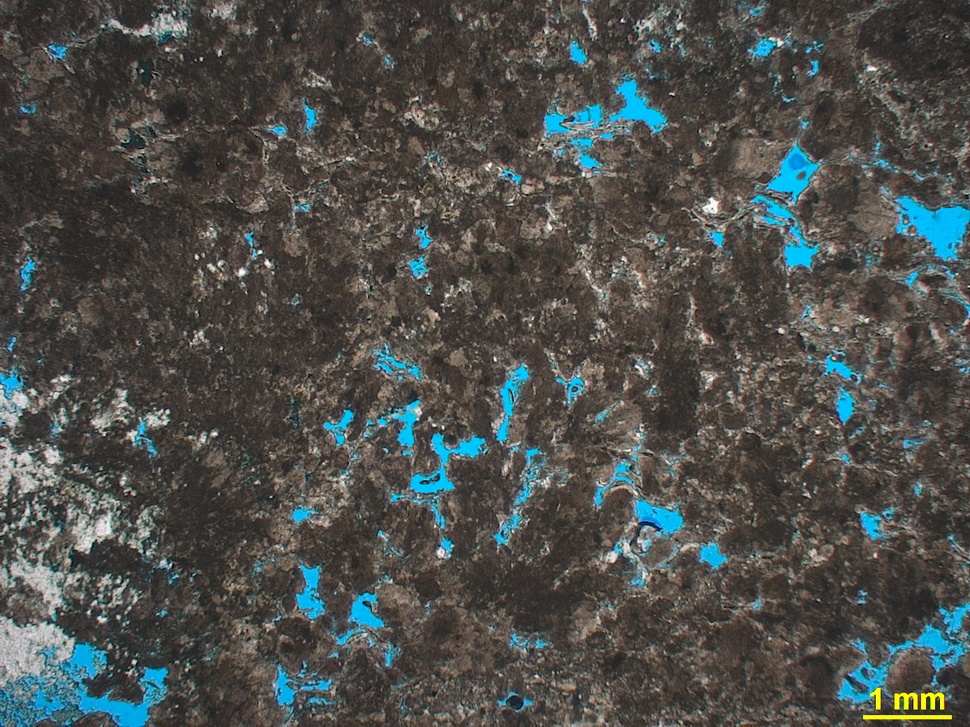
#> input picture codes/Digital_Image_Analysis/Lamina_1.jpg, 970 x 727 px, shrunk from 1388 x 1040 before the run
$ jupyter execute Petro_Thin_Layer_Img_Sobel_Filter.ipynb
#> lines starting #> are read from the running program, lines starting #| are printed output that depends on the picture
### codes/Digital_Image_Analysis/Sobel.py
from typing import Tuple

import numpy as np
from numpy.core.multiarray import normalize_axis_index
from numpy.typing import NDArray


def sobel(arr: NDArray, axes: Tuple[int, int] = (-2, -1)) -> NDArray:
    if arr.ndim != 2:
        raise NotImplementedError
    if any(
        normalize_axis_index(ax, arr.ndim) != i
        for i, ax in zip(range(2), axes)
    ):
        raise NotImplementedError

    # Define our filter kernels. Notice they inherit the input type, so
    # that a float32 input never has to be cast to float64 for computation.
    # But can you see where using another dtype for Gx and Gy might make
    # sense for some input dtypes?
    Gx = np.array(
        [[-1, 0, 1], [-2, 0, 2], [-1, 0, 1]],
        dtype=arr.dtype,
    )
    Gy = np.array(
        [[-1, -2, -1], [0, 0, 0], [1, 2, 1]],
        dtype=arr.dtype,
    )

    # Create the output array and fill with zeroes
    arr = np.pad(arr, (1,))  # After padding, it is shaped (nx + 2, ny + 2)
    s = np.zeros_like(arr)
    s = np.zeros_like(arr)
    for ix in range(1, arr.shape[0] - 1):
        for iy in range(1, arr.shape[1] - 1):
            # Pointwise multiplication followed by sum, aka convolution
            s1 = (Gx * arr[ix - 1 : ix + 2, iy - 1 : iy + 2]).sum()
            s2 = (Gy * arr[ix - 1 : ix + 2, iy - 1 : iy + 2]).sum()
            s[ix, iy] = np.hypot(s1, s2)  # np.sqrt(s1**2 + s2**2)
    return s

### codes/Digital_Image_Analysis/Petro_Thin_Layer_Img_Sobel_Filter.ipynb
[cell 1]
from Sobel import sobel
from PIL import Image
from numpy import asarray
import numpy as np
from skimage import io, color
from skimage.io import imread
import matplotlib.pyplot as plt


lina_color = io.imread('Lamina_1.jpg')
#> lina_color is the input picture: shape (727, 970, 3); mean R, G, B 77.4, 79.3, 76.4
lina_gray = color.rgb2gray(lina_color)
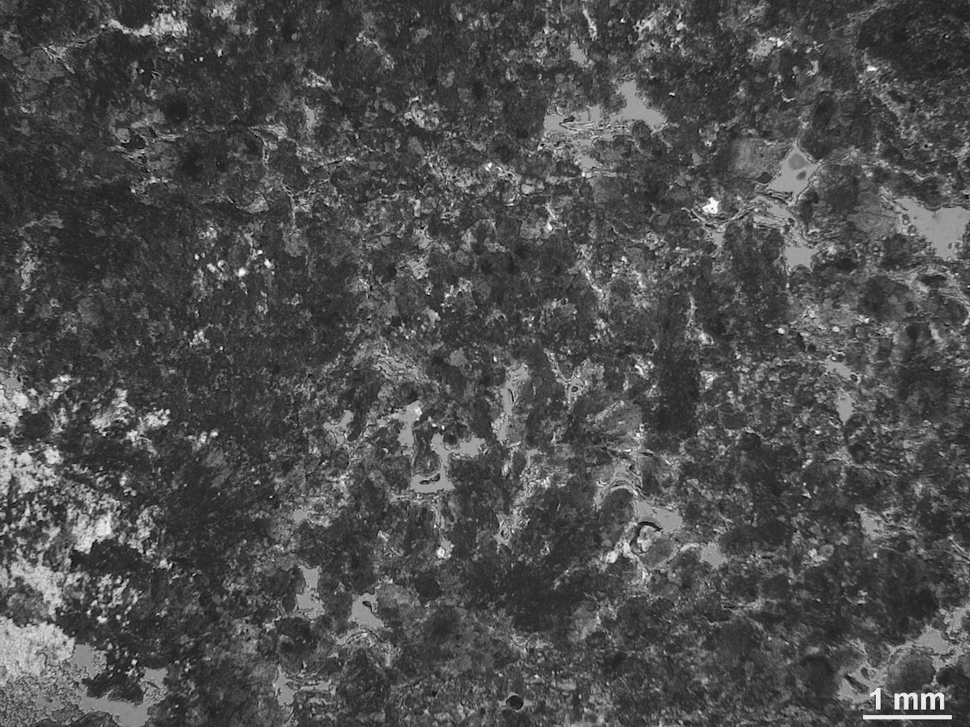
#> lina_gray: shape (727, 970) float64; min 0.00364, max 0.998, mean 0.308

[cell 2]
input_img = lina_gray.astype(np.float32)

[cell 3]
sobel_img = sobel(input_img)
#> in sobel, `arr = np.pad(arr, (1,))`:
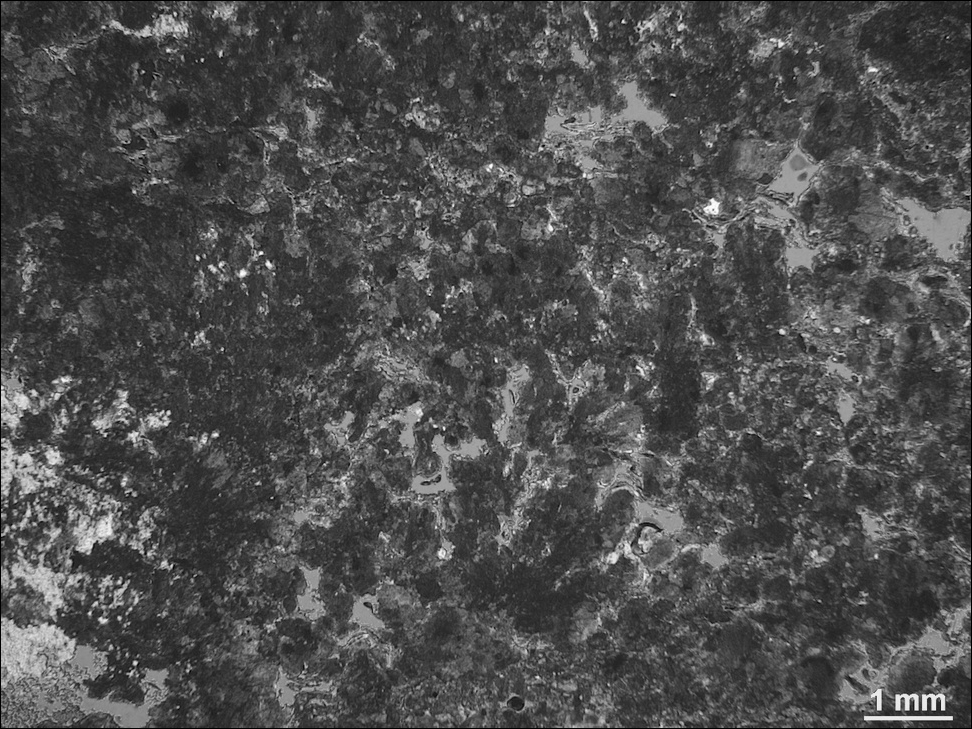
#> arr: shape (729, 972) float32; min 0, max 0.998, mean 0.307
#> after the loop in sobel, `for ix in range(1, arr.shape[0] - 1):`:
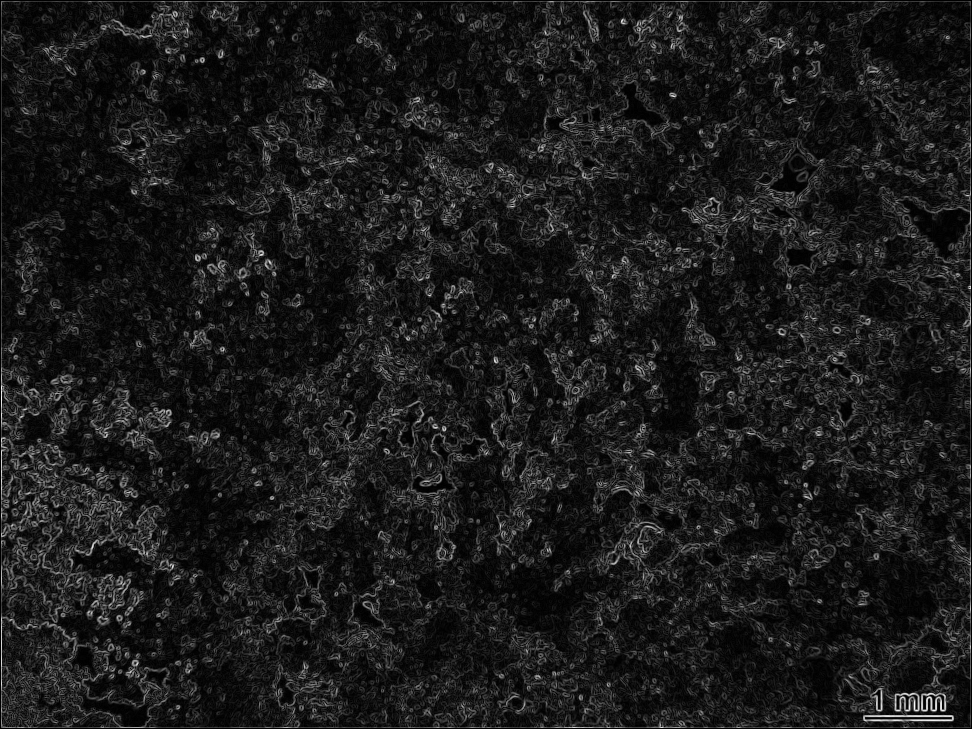
#> s: shape (729, 972) float32; min 0, max 3.41, mean 0.362; drawn with min black and max white

[cell 4]
sobel_img

[cell 5]
plt.imshow(input_img,cmap='gray',aspect="equal")

[cell 6]
plt.imshow(sobel_img,cmap='gray',aspect="equal")
